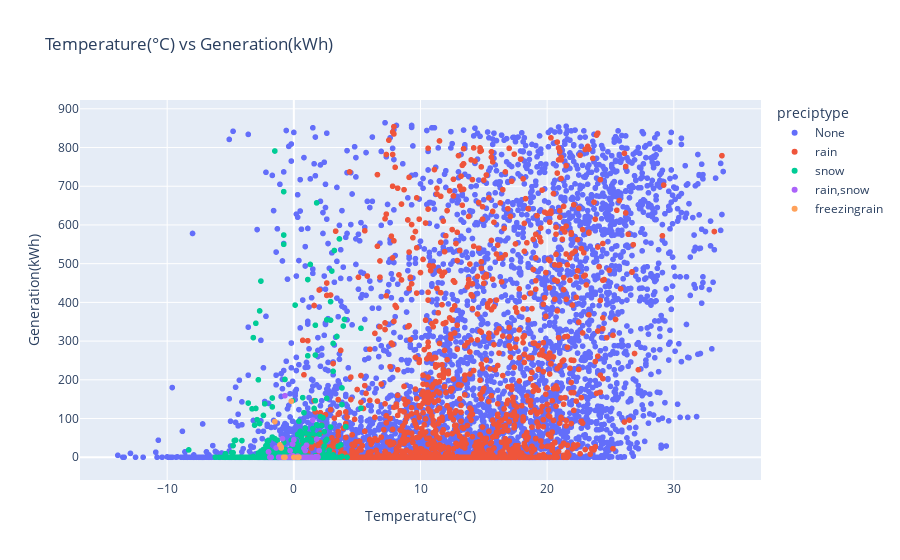

Notebook cell for this chart:
### Markdown cell above
Temperature(°C) vs Generation(kWh)

### Code cell
fig=px.scatter(train_df,x="temp",y="generation",color="preciptype",title="Temperature(°C) vs Generation(kWh)",
               labels={
        "temp": "Temperature(°C)",
        "generation": "Generation(kWh)",
    } )
fig.show()
# Observations:
# (1)Temperature is generally (0-20 degree celcius)-->Model would probably work better on europeon countries rather asia.
# (2)Graphically i can see exponential increase(not complete exponential but a little) in solar generation with increase in temperature.
# but since most of the points lie at the botton(cause generation at night is 0)  that is why 
# the avg value would be around at vertical center which will result in some short of linear relation

### Figure 1 — Plotly figure (JSON) as saved in the notebook; plotly's stock layout.template omitted (floating-point values rounded to 4 significant figures; data arrays with more than 128 entries replaced by an {"elided": "..."} marker saying what was removed)
{"data": [{"hovertemplate": "preciptype=None<br>Temperature(°C)=%{x}<br>Generation(kWh)=%{y}<extra></extra>", "legendgroup": "None", "marker": {"color": "#636efa", "symbol": "circle"}, "mode": "markers", "name": "None", "showlegend": true, "type": "scattergl", "x": {"elided": "7691 float values"}, "xaxis": "x", "y": {"elided": "7691 float values"}, "yaxis": "y"}, {"hovertemplate": "preciptype=rain<br>Temperature(°C)=%{x}<br>Generation(kWh)=%{y}<extra></extra>", "legendgroup": "rain", "marker": {"color": "#EF553B", "symbol": "circle"}, "mode": "markers", "name": "rain", "showlegend": true, "type": "scattergl", "x": {"elided": "1512 float values"}, "xaxis": "x", "y": {"elided": "1512 float values"}, "yaxis": "y"}, {"hovertemplate": "preciptype=snow<br>Temperature(°C)=%{x}<br>Generation(kWh)=%{y}<extra></extra>", "legendgroup": "snow", "marker": {"color": "#00cc96", "symbol": "circle"}, "mode": "markers", "name": "snow", "showlegend": true, "type": "scattergl", "x": {"elided": "433 float values"}, "xaxis": "x", "y": {"elided": "433 float values"}, "yaxis": "y"}, {"hovertemplate": "preciptype=rain,snow<br>Temperature(°C)=%{x}<br>Generation(kWh)=%{y}<extra></extra>", "legendgroup": "rain,snow", "marker": {"color": "#ab63fa", "symbol": "circle"}, "mode": "markers", "name": "rain,snow", "showlegend": true, "type": "scattergl", "x": [-1.1, -1.1, -1.2, -0.1, -0.2, -0.3, -0.3, -0.4, -0.6, -0.7, -0.8, -0.6, -1.0, -0.9, 1.4, 0.3, -0.2, 0.1, -0.9, -1.8, -1.8, -1.4, -1.1, -0.8, -0.6, -0.2, 0.0, 0.2, 1.5, 1.2, -0.9, 1.0, 0.9, 0.8, -1.9, -0.3, -0.8, 1.1, 1.5, -0.3, -0.7, 1.8, -0.8, 0.4, 1.9, 1.0, 1.0, 1.7, 0.7, 1.9, 1.8, -0.1, 0.0, 0.9, 1.9, -0.9, 0.0, -0.1, 2.0, 1.7, -0.8, 1.2, -0.9, 1.8, 0.8, -2.0, 1.4, 0.9, 0.0, -0.4, 1.2], "xaxis": "x", "y": [0.0, 0.0, 0.0, 0.0, 0.0, 0.0, 0.0, 0.0, 0.0, 0.0, 0.0, 0.0, 0.0, 0.0, 0.0, 3.0, 0.0, 0.0, 48.0, 0.0, 0.0, 24.0, 0.0, 0.0, 0.0, 0.0, 0.0, 0.0, 96.0, 0.0, 0.0, 0.0, 0.0, 0.0, 0.0, 17.0, 0.0, 0.0, 0.0, 1.0, 159.0, 47.0, 0.0, 1.0, 0.0, 0.0, 31.0, 1.0, 0.0, 1.0, 1.0, 4.0, 2.0, 0.0, 0.0, 0.0, 45.0, 34.0, 17.0, 0.0, 0.0, 0.0, 0.0, 0.0, 23.0, 14.0, 0.0, 17.0, 0.0, 0.0, 0.0], "yaxis": "y"}, {"hovertemplate": "preciptype=freezingrain<br>Temperature(°C)=%{x}<br>Generation(kWh)=%{y}<extra></extra>", "legendgroup": "freezingrain", "marker": {"color": "#FFA15A", "symbol": "circle"}, "mode": "markers", "name": "freezingrain", "showlegend": true, "type": "scattergl", "x": [-1.1, -1.0, -1.0, -0.8, -0.7, 0.4, 0.3, 0.0, -1.5, -0.2], "xaxis": "x", "y": [32.0, 24.0, 27.0, 0.0, 0.0, 0.0, 0.0, 0.0, 92.0, 145.0], "yaxis": "y"}], "layout": {"legend": {"title": {"text": "preciptype"}, "tracegroupgap": 0}, "title": {"text": "Temperature(°C) vs Generation(kWh)"}, "xaxis": {"anchor": "y", "domain": [0, 1], "title": {"text": "Temperature(°C)"}}, "yaxis": {"anchor": "x", "domain": [0, 1], "title": {"text": "Generation(kWh)"}}}}
